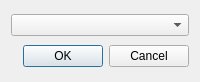
<?xml version="1.0" encoding="UTF-8"?>
<ui version="4.0">
 <class>wgt_obs_import</class>
 <widget class="QWidget" name="wgt_obs_import">
  <property name="geometry">
   <rect>
    <x>0</x>
    <y>0</y>
    <width>200</width>
    <height>82</height>
   </rect>
  </property>
  <property name="windowTitle">
   <string> Choice of file type</string>
  </property>
  <layout class="QGridLayout" name="gridLayout">
   <item row="0" column="0">
    <widget class="QComboBox" name="cb_typ_file"/>
   </item>
   <item row="1" column="0">
    <widget class="QDialogButtonBox" name="bt_ok">
     <property name="standardButtons">
      <set>QDialogButtonBox::Cancel|QDialogButtonBox::Ok</set>
     </property>
    </widget>
   </item>
  </layout>
 </widget>
 <resources/>
 <connections/>
</ui>
